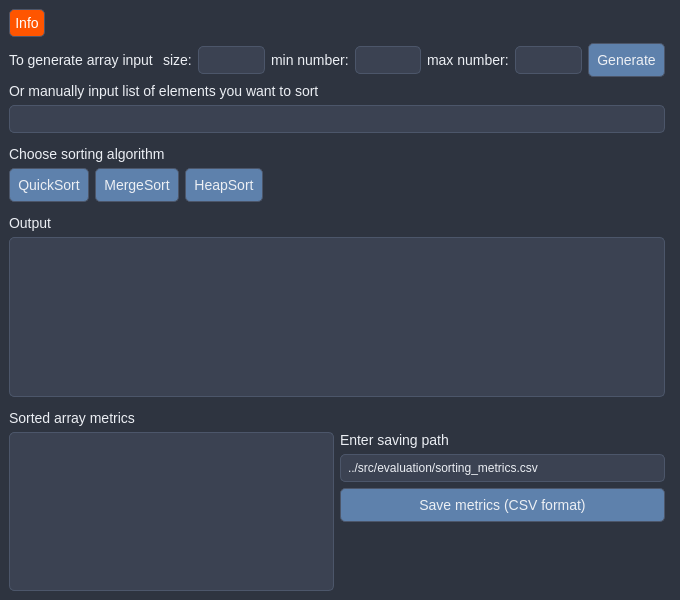
<?xml version="1.0" encoding="UTF-8"?>
<ui version="4.0">
 <class>Window</class>
 <widget class="QMainWindow" name="Window">
  <property name="geometry">
   <rect>
    <x>0</x>
    <y>0</y>
    <width>680</width>
    <height>600</height>
   </rect>
  </property>
  <property name="windowTitle">
   <string>Sorting Algorithms</string>
  </property>
  <property name="styleSheet">
   <string notr="true">
    QWidget {
       background-color: #2E3440;
       color: #D8DEE9;
    }
    QLabel {
       font-size: 14px;
       color: #ECEFF4;
    }
    QLineEdit {
       background-color: #3B4252;
       border: 1px solid #4C566A;
       padding: 5px;
       border-radius: 5px;
       color: #ECEFF4;
    }
    QPushButton {
       background-color: #5E81AC;
       border: 1px solid #4C566A;
       padding: 8px;
       border-radius: 5px;
       color: #ECEFF4;
       font-size: 14px;
    }
    QPushButton:hover {
       background-color: #81A1C1;
    }
    QPushButton:pressed {
       background-color: #4C566A;
    }
    QPushButton#InfoButton {
       background-color: #FF5500;
       color: #FFFFFF;
       padding: 5px;
       border-radius: 5px;
    }
    QPushButton#InfoButton:hover {
       background-color: #81A1C1;
    }
    QPushButton#InfoButton:pressed {
       background-color: #4C566A;
    }
    QTextBrowser {
       background-color: #3B4252;
       border: 1px solid #4C566A;
       padding: 5px;
       border-radius: 5px;
       color: #ECEFF4;
    }
   </string>
  </property>
  <widget class="QWidget" name="centralWidget">
   <layout class="QGridLayout" name="gridLayout">
    <item row="0" column="0" colspan="2">
     <layout class="QHBoxLayout" name="InfoLayout">
      <item>
       <widget class="QPushButton" name="InfoButton">
        <property name="text">
         <string>Info</string>
        </property>
       </widget>
      </item>
      <item>
       <spacer name="horizontalSpacer">
        <property name="orientation">
         <enum>Qt::Orientation::Horizontal</enum>
        </property>
        <property name="sizeHint" stdset="0">
         <size>
          <width>40</width>
          <height>20</height>
         </size>
        </property>
       </spacer>
      </item>
     </layout>
    </item>
    <item row="1" column="0">
     <layout class="QVBoxLayout" name="horizontalLayout">
      <item>
       <layout class="QHBoxLayout" name="horizontalLayout">
        <item>
         <widget class="QLabel" name="GenerateLabel">
          <property name="text">
           <string>To generate array input </string>
          </property>
         </widget>
        </item>
        <item>
         <widget class="QLabel" name="SelectSize">
          <property name="text">
           <string>size:</string>
          </property>
         </widget>
        </item>
        <item>
         <widget class="QLineEdit" name="InputSize"/>
        </item>
        <item>
         <widget class="QLabel" name="SelectFirstNum">
          <property name="text">
           <string>min number:</string>
          </property>
         </widget>
        </item>
        <item>
         <widget class="QLineEdit" name="InputFirstNum"/>
        </item>
        <item>
         <widget class="QLabel" name="SelectSecondNum">
          <property name="text">
           <string>max number:</string>
          </property>
         </widget>
        </item>
        <item>
         <widget class="QLineEdit" name="InputSecondNum"/>
        </item>
        <item>
         <widget class="QPushButton" name="GenerateArrayButton">
          <property name="font">
           <font>
            <pointsize>-1</pointsize>
           </font>
          </property>
          <property name="text">
           <string>Generate</string>
          </property>
         </widget>
        </item>
       </layout>
      </item>
      <item>
       <widget class="QLabel" name="InputLabel">
        <property name="text">
         <string>Or manually input list of elements you want to sort</string>
        </property>
       </widget>
      </item>
      <item>
       <widget class="QLineEdit" name="InputArray"/>
      </item>
      <item>
       <spacer name="verticalSpacer_5">
        <property name="orientation">
         <enum>Qt::Orientation::Vertical</enum>
        </property>
        <property name="sizeHint" stdset="0">
         <size>
          <width>20</width>
          <height>40</height>
         </size>
        </property>
       </spacer>
      </item>
      <item>
       <widget class="QLabel" name="SortingAlgorithmLabel">
        <property name="text">
         <string>Choose sorting algorithm</string>
        </property>
       </widget>
      </item>
      <item>
       <layout class="QHBoxLayout" name="Buttons">
        <item>
         <widget class="QPushButton" name="QuickSortButton">
          <property name="font">
           <font>
            <pointsize>-1</pointsize>
           </font>
          </property>
          <property name="text">
           <string>QuickSort</string>
          </property>
         </widget>
        </item>
        <item>
         <widget class="QPushButton" name="MergeSortButton">
          <property name="font">
           <font>
            <pointsize>-1</pointsize>
           </font>
          </property>
          <property name="text">
           <string>MergeSort</string>
          </property>
         </widget>
        </item>
        <item>
         <widget class="QPushButton" name="HeapSortButton">
          <property name="font">
           <font>
            <pointsize>-1</pointsize>
           </font>
          </property>
          <property name="text">
           <string>HeapSort</string>
          </property>
         </widget>
        </item>
        <item>
         <spacer name="horizontalSpacer_3">
          <property name="orientation">
           <enum>Qt::Orientation::Horizontal</enum>
          </property>
          <property name="sizeHint" stdset="0">
           <size>
            <width>40</width>
            <height>20</height>
           </size>
          </property>
         </spacer>
        </item>
       </layout>
      </item>
      <item>
       <spacer name="verticalSpacer_4">
        <property name="orientation">
         <enum>Qt::Orientation::Vertical</enum>
        </property>
        <property name="sizeHint" stdset="0">
         <size>
          <width>20</width>
          <height>40</height>
         </size>
        </property>
       </spacer>
      </item>
      <item>
       <widget class="QLabel" name="OutputLabel">
        <property name="text">
         <string>Output</string>
        </property>
       </widget>
      </item>
      <item>
       <widget class="QTextBrowser" name="SortedArray"/>
      </item>
      <item>
       <spacer name="verticalSpacer">
        <property name="orientation">
         <enum>Qt::Orientation::Vertical</enum>
        </property>
        <property name="sizeHint" stdset="0">
         <size>
          <width>20</width>
          <height>40</height>
         </size>
        </property>
       </spacer>
      </item>
      <item>
       <layout class="QHBoxLayout" name="MetricsBox">
        <item>
         <layout class="QVBoxLayout" name="SaveMetricsButtonLabel">
          <item>
           <widget class="QLabel" name="MetricLabel">
            <property name="text">
             <string>Sorted array metrics</string>
            </property>
           </widget>
          </item>
          <item>
           <widget class="QTextBrowser" name="Metrics"/>
          </item>
         </layout>
        </item>
        <item>
         <layout class="QVBoxLayout" name="SaveMetricsButtonLabel">
          <item>
           <widget class="QLabel" name="label">
            <property name="text">
             <string/>
            </property>
           </widget>
          </item>
          <item>
           <widget class="QLabel" name="MetricsSavedLabel">
            <property name="text">
             <string>Enter saving path</string>
            </property>
           </widget>
          </item>
          <item>
           <widget class="QLineEdit" name="SavedPath">
            <property name="text">
             <string>../src/evaluation/sorting_metrics.csv</string>
            </property>
           </widget>
          </item>
          <item>
           <widget class="QPushButton" name="SaveMetricsButton">
            <property name="font">
             <font>
              <pointsize>-1</pointsize>
             </font>
            </property>
            <property name="text">
             <string>Save metrics (CSV format)</string>
            </property>
           </widget>
          </item>
          <item>
           <spacer name="verticalSpacer_3">
            <property name="orientation">
             <enum>Qt::Orientation::Vertical</enum>
            </property>
            <property name="sizeHint" stdset="0">
             <size>
              <width>20</width>
              <height>40</height>
             </size>
            </property>
           </spacer>
          </item>
          <item>
           <widget class="QLabel" name="MetricsSavedMessage"/>
          </item>
          <item>
           <spacer name="verticalSpacer_2">
            <property name="orientation">
             <enum>Qt::Orientation::Vertical</enum>
            </property>
            <property name="sizeHint" stdset="0">
             <size>
              <width>20</width>
              <height>40</height>
             </size>
            </property>
           </spacer>
          </item>
         </layout>
        </item>
       </layout>
      </item>
     </layout>
    </item>
   </layout>
  </widget>
 </widget>
 <resources/>
 <connections/>
</ui>
